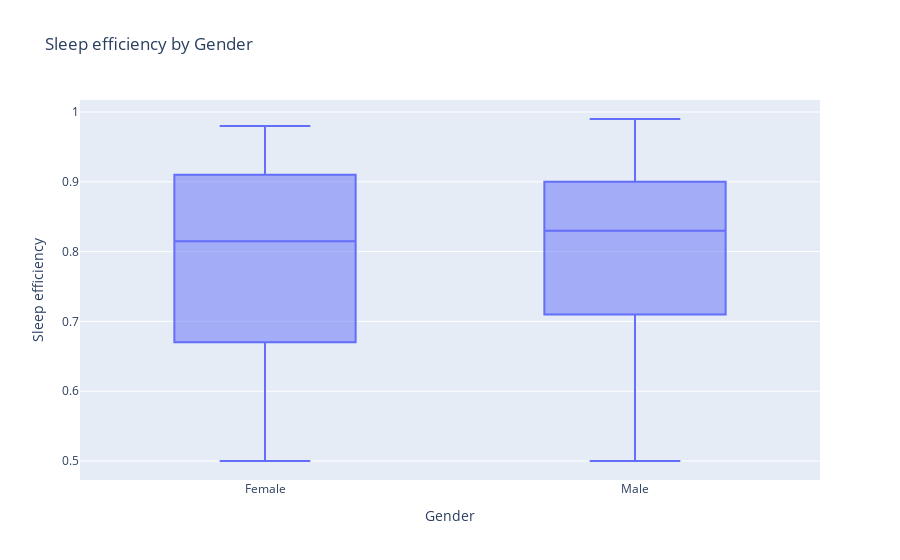

Here is the notebook cell this chart was saved with:
### Code cell
fig = px.box(df, y = "Sleep efficiency", x = "Gender", title = "Sleep efficiency by Gender")
fig.show()

### Figure 1 — Plotly figure (JSON) as saved in the notebook; plotly's stock layout.template omitted (floating-point values rounded to 4 significant figures; data arrays with more than 128 entries replaced by an {"elided": "..."} marker saying what was removed)
{"data": [{"alignmentgroup": "True", "hovertemplate": "Gender=%{x}<br>Sleep efficiency=%{y}<extra></extra>", "legendgroup": "", "marker": {"color": "#636efa"}, "name": "", "notched": false, "offsetgroup": "", "orientation": "v", "showlegend": false, "type": "box", "x": {"elided": "452 str values"}, "x0": " ", "xaxis": "x", "y": {"elided": "452 float values"}, "y0": " ", "yaxis": "y"}], "layout": {"autosize": true, "boxmode": "group", "legend": {"tracegroupgap": 0}, "title": {"text": "Sleep efficiency by Gender"}, "xaxis": {"anchor": "y", "autorange": true, "domain": [0, 1], "range": [-0.5, 1.5], "title": {"text": "Gender"}, "type": "category"}, "yaxis": {"anchor": "x", "autorange": true, "domain": [0, 1], "range": [0.4728, 1.017], "title": {"text": "Sleep efficiency"}, "type": "linear"}}}
